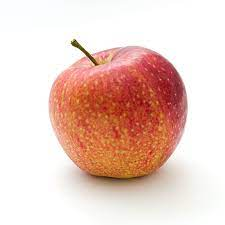
#> input picture Content Based Image Retrieval/test images/apple.jpeg, 225 x 225 px; its folder holds only this picture in this run
$ python -i image_retrieval.py   (imports and definitions only)   (older library calls are emulated)
#> lines starting #> are read from the running program, lines starting #| are printed output that depends on the picture
import cv2
import numpy as np
import matplotlib.pyplot as plt
import os
from sklearn.metrics.pairwise import cosine_similarity
from skimage.feature import hog, daisy
from skimage import data, color, exposure
from scipy.spatial.distance import euclidean


# Function to extract features from an image
def extract_features(image_path):

    # Load the image
#> called with image_path = 'test images/apple.jpeg'
    image = cv2.imread(image_path)
#> image is the input picture: shape (225, 225, 3); mean B, G, R 196.2, 205.8, 234.6

    # Convert to grayscale
    gray = cv2.cvtColor(image, cv2.COLOR_BGR2GRAY)
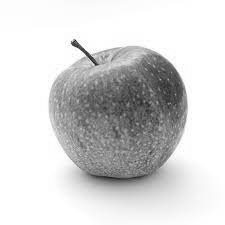
#> gray: shape (225, 225); min 25, max 255, mean 213.3

    # Resize the image
    resized = cv2.resize(gray, (480, 480))

    # Gabor filter
    ksize = 9
    sigma = 4.0
    theta = 1.0
    lambd = 4.0
    gamma = 0.5
    gabor = cv2.getGaborKernel((ksize, ksize), sigma, theta, lambd, gamma)
    filtered = cv2.filter2D(resized, cv2.CV_8UC3, gabor)
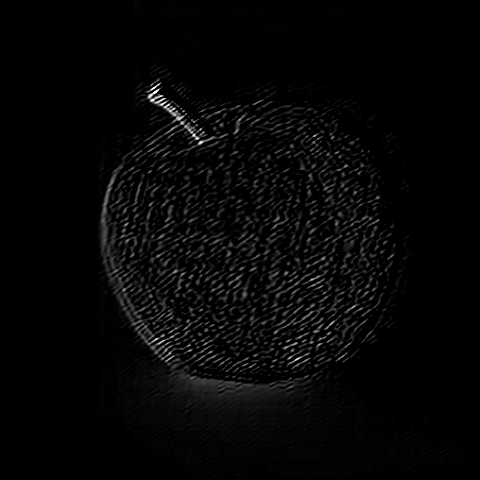
#> filtered: shape (480, 480); min 0, max 255, mean 6.2

    # HOG feature
    fd, _ = hog(resized, orientations=8, pixels_per_cell=(16, 16), cells_per_block=(1, 1), visualize=True)
#> fd = 7200 values, max 1 at index 76, min 0 at index 0, mean 0.184

    # RGB histogram feature
    bins = 16
    hist = cv2.calcHist([image], [0, 1, 2], None, [bins, bins, bins], [0, 256, 0, 256, 0, 256])
    hist_flat = hist.flatten()
#> hist_flat = 4096 values, max 30578 at index 4095, min 0 at index 0, mean 12.36

    # Daisy feature
    desc = daisy(resized, step=180, radius=58, rings=2, histograms=6, orientations=8, visualize=False)
    descs = desc.reshape(desc.shape[0]*desc.shape[1], desc.shape[2])

    # Concatenate the feature vectors
    features = np.concatenate((filtered.flatten(), fd, hist_flat, descs.flatten()))

    return features

# Function to compare two images
def compare_images(image1_path, image2_path):

    # Extract features from the images
    features1 = extract_features(image1_path)
    features2 = extract_features(image2_path)


    # Compute the Euclidean distance between the feature vectors
    dist = euclidean(features1, features2)

    return dist


def operation():

    # Path to the directory containing the images
    directory = r"E:\academic lab\CV\package\databases/"

    # Path to the query image
    query_path = r"E:\academic lab\CV\package\upload_folder\query_image.png"

    # List to store the distances between the query image and the database images
    distances = []

    # Loop over the database images and compare them with the query image
    for filename in os.listdir(directory):

        if filename.endswith('.png') :

            image_path = os.path.join(directory, filename)
            dist = compare_images(query_path, image_path)
            distances.append((filename, dist))

    # Sort the distances in ascending order
    distances.sort(key=lambda x: x[1])

    image_path = []

    for i in range(3):
        image_path.append( os.path.join( directory , distances[i][0] ) )

    return image_path

>>> result = extract_features('test images/apple.jpeg')
